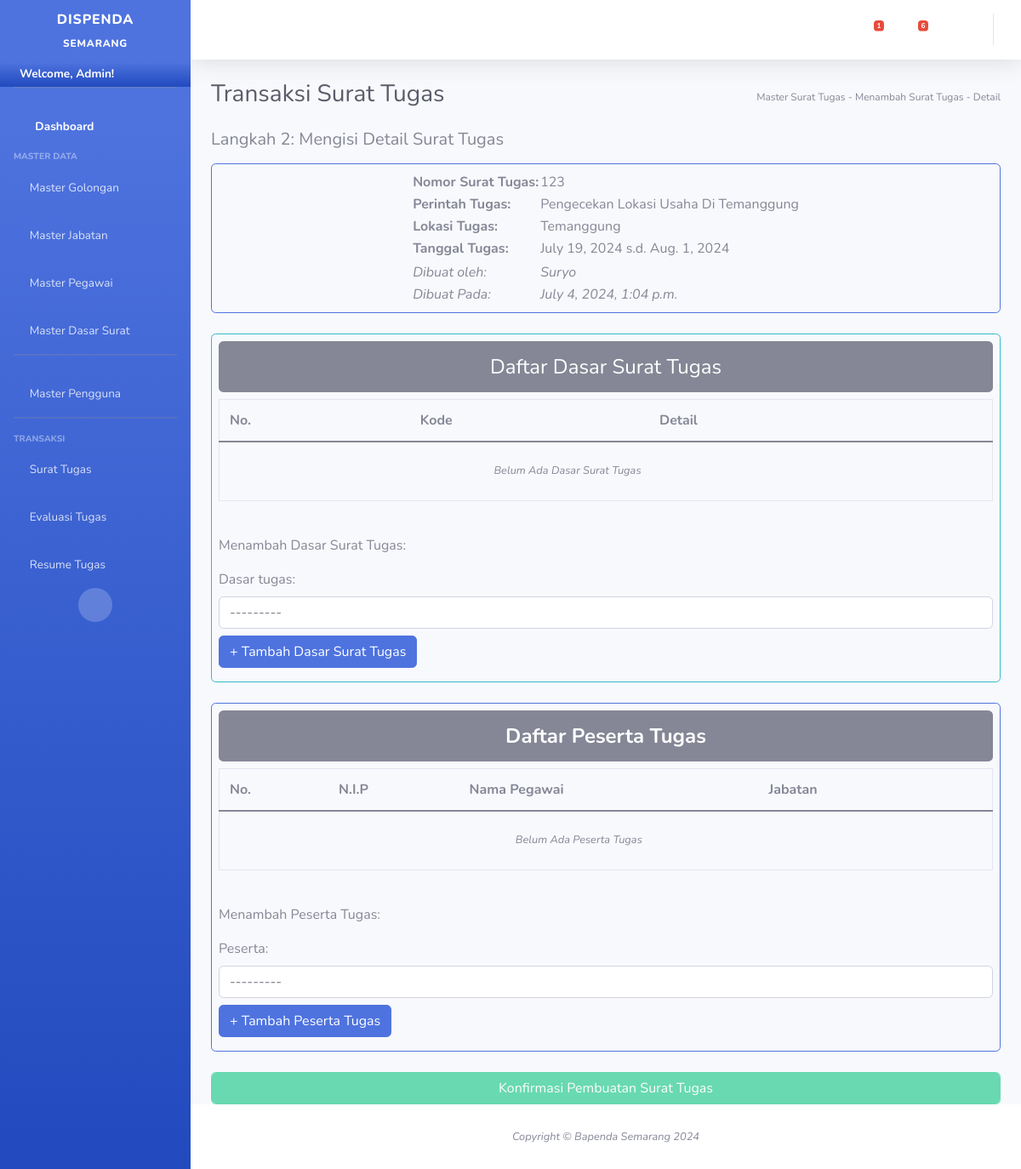
The page /surat/add/f895d604-6a94-4da5-b582-a3d605d98c40 (signed in) on the database its author committed.
### surat_tugas/models.py (models this page shows, shortened)
class Pengguna(AbstractUser):
    updatedAt = models.DateTimeField(auto_now_add=True,null=True)
    updatedBy = models.CharField(max_length=20,null=True,blank=True)
    is_edit = models.BooleanField(default=False)
    is_delete = models.BooleanField(default=False)
    is_create = models.BooleanField(default=True)
    email = models.CharField(max_length=100,blank=True,null=True,unique=True)

class TrxSuratTugas(models.Model):
    id_surat = models.CharField(max_length=36,unique=True,blank=False,primary_key=True,default="")
    nomor_surat = models.CharField(max_length=50,unique=True,blank=False,default="")
    tgl_surat = models.DateField(auto_now_add=False,null=True)
    lokasi_surat = models.CharField(max_length=50)
    tujuan = models.CharField(max_length=50)
    lokasi = models.CharField(max_length=50)
    tgl_awal_tugas = models.DateField(auto_now_add=False,null=True)
    tgl_akhir_tugas = models.DateField(auto_now_add=False,null=True)
    updatedAt = models.DateTimeField(auto_now_add=True,null=True)
    kepala_nama = models.CharField(max_length=50,null=True,blank=True)
    kepala_nik = models.CharField(max_length=50,null=True,blank=True)
    kepala_jabatan = models.CharField(max_length=50,null=True,blank=True)
    kepala_golongan = models.CharField(max_length=50,null=True,blank=True)
    is_plt = models.BooleanField(default=False)
    submit = models.BooleanField(default=False)
    updatedBy = models.CharField(max_length=20,blank=True,null=True)
    is_lhe = models.BooleanField(default=False)
    is_resume = models.BooleanField(default=False)
    is_update = models.BooleanField(default=False,blank=True,null=True)
    def __str__(self):
        return self.nomor_surat

### cms/views.py (the view)
# urls.py: path('surat/add/<str:id>',detailSuratTugas,name='detailSuratTugas'),
def detailSuratTugas(request,id):
	if(request.user.is_authenticated != True):
		return HttpResponseRedirect('/auth/')
	try:
		data = TrxSuratTugas.objects.get(id_surat=id)
		list_surat_tugas=ST_DasarTugas.objects.all().filter(id_surat=data)
		list_peserta_tugas=ST_Peserta.objects.all().filter(id_surat=data)
		form_dasar = inputDasarSuratTugas()
		form_peserta = inputPesertaTugas()
		context={
			'form_dasar':form_dasar,
			'form_peserta':form_peserta,
			'list_surat':list_surat_tugas,
			'list_peserta':list_peserta_tugas,
			'menuname':'Transaksi Surat Tugas',
			'pathway':'Master Surat Tugas - Menambah Surat Tugas - Detail',
			'username':request.user.username,
			'id_surat':id,
			'data':data,
			'pending_surat':getPendingSurat(),
			'pending_lhe':getPendingLHE(),
		}
		request.session['status']=""
		return render(request,'master/create_surat_tugas_detail.html',context)
	except Exception as ex:
		print(ex)
		return HttpResponseRedirect('/surat/dis/')

### cms/forms.py
class inputDasarSuratTugas(forms.ModelForm):
	class Meta:
		model = ST_DasarTugas
		fields = ['dasar_tugas']
		widgets= {
			'dasar_tugas': forms.Select(attrs={'required':'required','class':'form-control'}),
		}

class inputPesertaTugas(forms.ModelForm):
	class Meta:
		model = ST_Peserta
		fields = ['peserta']
		widgets= {
			'peserta': forms.Select(attrs={'required':'required','class':'form-control'}),
		}

### cms/views.py (called while the page is built)
def getPendingSurat():
	return TrxSuratTugas.objects.all().filter(submit=False)

def getPendingLHE():
	return headerLHE.objects.all().filter(submit=False)

### surat_tugas/models.py (called while the page is built)
    def __str__(self):
        return self.keterangan

    def __str__(self):
        jumlah=MasterPegawai.objects.all().filter(nik=self.nik).count()
        if jumlah>0:
            return self.nama
        else:
            return None

### templates/master/create_surat_tugas_detail.html (shortened to what this page needs)
{% extends 'base.html'%}
{% load static %}
{% block contents%}
<h5>Langkah 2: Mengisi Detail Surat Tugas</h5>
<div class="p-2 border rounded border-1 my-3 border-primary d-flex justify-content-center">
    <table>
        <tr>
            <th style="min-width:40%">Nomor Surat Tugas:</th>
            <td>{{data.nomor_surat}}</td>
        </tr>
        <tr>
            <th>Perintah Tugas:</th>
            <td>{{data.tujuan|title}}</td>
        </tr>
        <tr>
            <th>Lokasi Tugas:</th>
            <td>{{data.lokasi|title}}</td>
        </tr>
        <tr>
            <th>Tanggal Tugas:</th>
            <td>{{data.tgl_awal_tugas}} s.d. {{data.tgl_akhir_tugas}}</td>
        </tr>
        <tr>
            <td colspan="2"></td>
        </tr>
        <tr>
            <td><i>Dibuat oleh:</i></td>
            <td><i>{{data.updatedBy|title}}</i></td>
        </tr>
        <tr>
            <td><i>Dibuat Pada:</i></td>
            <td><i>{{data.updatedAt}}</i></td>
        </tr>
    </table>
</div>
<div class="p-2 border border-info rounded my-4">
 <p class="w-100 bg-secondary rounded text-white p-3 text-center h4">Daftar Dasar Surat Tugas</p>
 <div class="overflow-auto">
    <table class="table border rounded">
        <thead>
            <th style="min-width:20%">No.</th>
            <th style="min-width:30%">Kode</th>
            <th>Detail</th>
            <th></th>
        </thead>
        {% if list_surat.count == 0%}
        <tr>
            <td colspan="3" class="p-4 text-center small"><i>Belum Ada Dasar Surat Tugas</i></td>
        </tr>
        {% endif %}
    </table>
 </div>
 <br>
 {% if data.submit%}
 {% else%}
 <p>Menambah Dasar Surat Tugas:</p>
 <form class="form" method="post" action="/surat/add/dasar/?id={{id_surat}}">
    {{form_dasar}}
    <button type="submit" class="btn btn-primary my-2">+ Tambah Dasar Surat Tugas</button>
</form>
{% endif %}
</div>
<div class="p-2 border border-primary rounded my-4">
 <p class="w-100 bg-secondary text-white p-3 text-center rounded fw-bold h4">Daftar Peserta Tugas</p>
 <div class="overflow-auto">
    <table class="table border rounded">
        <thead>
            <th style="min-width:10%">No.</th>
            <th style="min-width:20%">N.I.P</th>
            <th  style="min-width:40%">Nama Pegawai</th>
            <th style="min-width:30%">Jabatan</th>
            <th></th>
        </thead>
         {% if list_peserta.count == 0%}
        <tr>
            <td colspan="4" class="p-4 text-center small"><i>Belum Ada Peserta Tugas</i></td>
        </tr>
        {% endif %}
    </table>
 </div>
 <br>
 {% if data.submit%}
 {% else%}
 <p>Menambah Peserta Tugas:</p>
<form class="form" method="post" action="/surat/add/peserta/?id={{id_surat}}" >
    {{form_peserta}}
    <button type="submit" class="btn btn-primary my-2">+ Tambah Peserta Tugas</button>
</form>
{% endif %}
</div>
 <div class="w-100">
{% if data.submit %}
    <button class="form-control btn btn-info" onclick="window.location.href='/surat/export/{{id_surat}}/'"> <i class="fa fa-download" aria-hidden="true"></i> Download Surat Tugas <i class="fa fa-download" aria-hidden="true"></i></button>
{% else%}
    {% if list_peserta.count > 0  %}
        <button class="form-control btn btn-success" onclick="window.location.href='/surat/submit/?id={{id_surat}}'"> <i class="fa fa-signature" aria-hidden="true"></i> Konfirmasi Pembuatan Surat Tugas <i class="fa fa-signature" aria-hidden="true"></i></button>
    {% else %}
        <button class="form-control btn btn-success" disabled> <i class="fa fa-signature" aria-hidden="true"></i> Konfirmasi Pembuatan Surat Tugas <i class="fa fa-signature" aria-hidden="true"></i></button>
    {% endif %}
{% endif%}
</div>
{% endblock%}

### templates/base.html (shortened to what this page needs)
{% load static %}
<!DOCTYPE html>
<html lang="en">
<head>
    <link href="https://cdn.jsdelivr.net/npm/bootstrap@5.0.2/dist/css/bootstrap.min.css" rel="stylesheet">
    <link href="{% static 'vendor/fontawesome-free/css/all.min.css'%}" rel="stylesheet" type="text/css">
    <link href="{% static 'css/sb-admin-2.min.css' %}" rel="stylesheet">
</head>
<body id="page-top">
    <div id="wrapper">
        <ul class="navbar-nav bg-gradient-primary sidebar sidebar-dark accordion" id="accordionSidebar">
            <a class="sidebar-brand d-flex align-items-center justify-content-center" href="/">
                <div class="sidebar-brand-text mx-3">DISPENDA <sub>SEMARANG</sub></div>
            </a>
            <li class="nav-item ">
                <a class="bg-gradient-primary fw-bold  p-1 nav-link collapsed text-white" href="#" data-toggle="collapse" data-target="#profile"
                    aria-expanded="true" aria-controls="collapseTwo">
                    <i class="fa fa-user-circle"></i>
                    <span class="text-black">Welcome, {{user.username|title}}!</span>
                </a>
            </li>
            <hr class="sidebar-divider">
            <li class="nav-item active">
                <a class="nav-link" href="/">
                    <i class="fas fa-fw fa-tachometer-alt"></i>
                    <span>Dashboard</span></a>
            </li>
            <div class="sidebar-heading">
                Master Data
            </div>
            <li class="nav-item">
                <a class="nav-link collapsed" href="#" data-toggle="collapse" data-target="#golongan"
                    aria-expanded="true" aria-controls="collapseTwo">
                    <i class="fa fa-circle"></i>
                    <span>Master Golongan</span>
                </a>
            </li>
            <li class="nav-item">
                <a class="nav-link collapsed" href="#" data-toggle="collapse" data-target="#jabatan"
                    aria-expanded="true" aria-controls="collapseTwo">
                    <i class="fa fa-dot-circle"></i>
                    <span>Master Jabatan</span>
                </a>
            </li>
            <li class="nav-item">
                <a class="nav-link collapsed" href="#" data-toggle="collapse" data-target="#pegawai"
                    aria-expanded="true" aria-controls="collapseTwo">
                    <i class="fa fa-user-plus"></i>
                    <span>Master Pegawai</span>
                </a>
            </li>
            <li class="nav-item">
                <a class="nav-link collapsed" href="#" data-toggle="collapse" data-target="#dasarsurat"
                    aria-expanded="true" aria-controls="collapseTwo">
                    <i class="fa fa-newspaper"></i>
                    <span>Master Dasar Surat</span>
                </a>
            </li>
            <hr class="sidebar-divider">
            {% if user.is_superuser%}
            <li class="nav-item">
                <a class="nav-link collapsed" href="#" data-toggle="collapse" data-target="#pengguna"
                    aria-expanded="true" aria-controls="collapseTwo">
                    <i class="fa fa-users"></i>
                    <span>Master Pengguna</span>
                </a>
            </li>
            {%endif%}
            <hr class="sidebar-divider">
            <div class="sidebar-heading">
                Transaksi
            </div>
            <li class="nav-item">
                <a class="nav-link collapsed" href="#" data-toggle="collapse" data-target="#suratTugas"
                    aria-expanded="true" aria-controls="collapseTwo">
                    <i class="fa fa-envelope"></i>
                    <span>Surat Tugas</span>
                </a>
            </li>
            <li class="nav-item">
                <a class="nav-link collapsed" href="#" data-toggle="collapse" data-target="#evaluasiTugas"
                    aria-expanded="true" aria-controls="collapseTwo">
                    <i class="fa fa-file"></i>
                    <span>Evaluasi Tugas</span>
                </a>
            </li>
            <li class="nav-item">
                <a class="nav-link collapsed" href="#" data-toggle="collapse" data-target="#laporanTugas"
                    aria-expanded="true" aria-controls="collapseTwo">
                    <i class="fa fa-file-archive"></i>
                    <span>Resume Tugas</span>
                </a>
            </li>
            <div class="text-center d-none d-md-inline">
                <button class="rounded-circle border-0" id="sidebarToggle"></button>
            </div>
        </ul>
        <div id="content-wrapper" class="d-flex flex-column">
            <div id="content">
                <nav class="navbar navbar-expand navbar-light bg-white topbar mb-4 static-top shadow">
                    <ul class="navbar-nav ml-auto">
                        <li class="nav-item dropdown no-arrow mx-1">
                            <a class="nav-link dropdown-toggle" href="#" id="messagesDropdown" role="button"
                                data-toggle="dropdown" aria-haspopup="true" aria-expanded="false">
                                <i class="fas fa-envelope fa-fw"></i>
                                {% if pending_surat.count > 0 %}
                                <span class="badge badge-danger badge-counter">{{pending_surat.count}}</span>
                                {% endif %}
                            </a>
                        </li>
                        <li class="nav-item dropdown no-arrow mx-1">
                            <a class="nav-link dropdown-toggle" href="#" id="messagesDropdown" role="button"
                                data-toggle="dropdown" aria-haspopup="true" aria-expanded="false">
                                <i class="fas fa-file fa-fw"></i>
                                {% if pending_lhe.count > 0 %}
                                <span class="badge badge-danger badge-counter">{{pending_lhe.count}}</span>
                                {% endif %}
                            </a>
                        </li>
                        <li class="nav-item dropdown no-arrow mx-1">
                            <a class="nav-link dropdown-toggle" href="#" id="messagesDropdown" role="button"
                                data-toggle="dropdown" aria-haspopup="true" aria-expanded="false">
                                <i class="fas fa-file-archive fa-fw"></i>
                            </a>
                        </li>
                    </ul>
                </nav>
                <div class="container-fluid">
                    <div class="d-sm-flex align-items-center justify-content-between mb-4">
                        <h1 class="h3 mb-0 text-gray-800">{{menuname}}</h1><sub>{{pathway}}</sub>
                    </div>
                    {% block contents%}
                    {% endblock %}
                </div>
            </div>
            <footer class="sticky-footer bg-white">
                <div class="container my-auto">
                    <div class="copyright text-center my-auto">
                        {% now "Y" as current_year %}
                        <span><i>Copyright &copy; Bapenda Semarang {% if current_year != '2024' %}2024-{%now "Y"%} {% else %}2024 {%endif%}</i></span>
                    </div>
                </div>
            </footer>
        </div>
    </div>
</body>
</html>

### rows shown on the page
Pengguna: username "Admin"
TrxSuratTugas: nomor_surat "123", tujuan "Pengecekan Lokasi Usaha Di Temanggung", lokasi "Temanggung", tgl_awal_tugas "July 19, 2024", tgl_akhir_tugas "Aug. 1, 2024", updatedBy "Suryo", updatedAt "July 4, 2024, 1:04 p.m."

### other values the page prints
{{ pending_surat.count }} "1"
{{ pending_lhe.count }} "6"
{{ menuname }} "Transaksi Surat Tugas"
{{ pathway }} "Master Surat Tugas - Menambah Surat Tugas - Detail"
